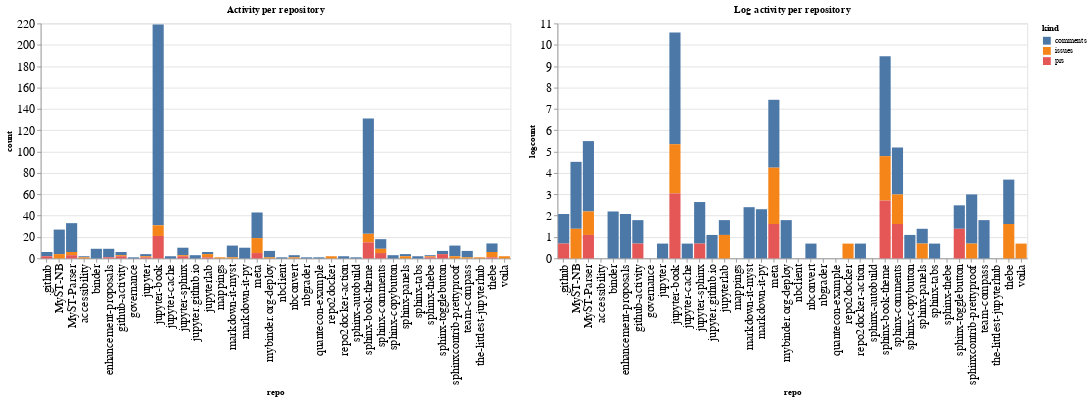

Notebook code cell kept with this figure:
### Code cell
ch1 = alt.Chart(repo_summaries, width=600, title="Activity per repository").mark_bar().encode(
    x='repo',
    y='count',
    color='kind',
    tooltip="kind"
)

ch2 = alt.Chart(repo_summaries, width=600, title="Log activity per repository").mark_bar().encode(
    x='repo',
    y='logcount',
    color='kind',
    tooltip="kind"
)

ch1 | ch2

### Figure 1 — Vega-Lite specification as saved in the notebook (floating-point values rounded to 4 significant figures)
{"config": {"axisLeft": {"labelFontSize": 15}, "axisBottom": {"labelFontSize": 15}}, "hconcat": [{"mark": "bar", "encoding": {"color": {"type": "nominal", "field": "kind"}, "tooltip": {"type": "nominal", "field": "kind"}, "x": {"type": "nominal", "field": "repo"}, "y": {"type": "quantitative", "field": "count"}}, "title": "Activity per repository", "width": 600}, {"mark": "bar", "encoding": {"color": {"type": "nominal", "field": "kind"}, "tooltip": {"type": "nominal", "field": "kind"}, "x": {"type": "nominal", "field": "repo"}, "y": {"type": "quantitative", "field": "logcount"}}, "title": "Log activity per repository", "width": 600}], "data": {"name": "data-a2c8440a78a3e218aec8408cf6a14200"}, "$schema": "https://vega.github.io/schema/vega-lite/v4.8.1.json", "datasets": {"data-a2c8440a78a3e218aec8408cf6a14200": [{"repo": ".github", "kind": "comments", "count": 4, "logcount": 1.386}, {"repo": ".github", "kind": "prs", "count": 2, "logcount": 0.6931}, {"repo": "MyST-NB", "kind": "comments", "count": 23, "logcount": 3.135}, {"repo": "MyST-NB", "kind": "issues", "count": 4, "logcount": 1.386}, {"repo": "MyST-Parser", "kind": "comments", "count": 27, "logcount": 3.296}, {"repo": "MyST-Parser", "kind": "issues", "count": 3, "logcount": 1.099}, {"repo": "MyST-Parser", "kind": "prs", "count": 3, "logcount": 1.099}, {"repo": "accessibility", "kind": "comments", "count": 1, "logcount": 0.0}, {"repo": "accessibility", "kind": "issues", "count": 1, "logcount": 0.0}, {"repo": "binder", "kind": "comments", "count": 9, "logcount": 2.197}, {"repo": "enhancement-proposals", "kind": "comments", "count": 8, "logcount": 2.079}, {"repo": "enhancement-proposals", "kind": "prs", "count": 1, "logcount": 0.0}, {"repo": "github-activity", "kind": "comments", "count": 3, "logcount": 1.099}, {"repo": "github-activity", "kind": "issues", "count": 1, "logcount": 0.0}, {"repo": "github-activity", "kind": "prs", "count": 2, "logcount": 0.6931}, {"repo": "governance", "kind": "comments", "count": 1, "logcount": 0.0}, {"repo": "jupyter", "kind": "comments", "count": 2, "logcount": 0.6931}, {"repo": "jupyter", "kind": "issues", "count": 1, "logcount": 0.0}, {"repo": "jupyter", "kind": "prs", "count": 1, "logcount": 0.0}, {"repo": "jupyter-book", "kind": "comments", "count": 188, "logcount": 5.236}, {"repo": "jupyter-book", "kind": "issues", "count": 10, "logcount": 2.303}, {"repo": "jupyter-book", "kind": "prs", "count": 21, "logcount": 3.045}, {"repo": "jupyter-cache", "kind": "comments", "count": 2, "logcount": 0.6931}, {"repo": "jupyter-sphinx", "kind": "comments", "count": 7, "logcount": 1.946}, {"repo": "jupyter-sphinx", "kind": "issues", "count": 1, "logcount": 0.0}, {"repo": "jupyter-sphinx", "kind": "prs", "count": 2, "logcount": 0.6931}, {"repo": "jupyter.github.io", "kind": "comments", "count": 3, "logcount": 1.099}, {"repo": "jupyterlab", "kind": "comments", "count": 2, "logcount": 0.6931}, {"repo": "jupyterlab", "kind": "issues", "count": 3, "logcount": 1.099}, {"repo": "jupyterlab", "kind": "prs", "count": 1, "logcount": 0.0}, {"repo": "mappings", "kind": "issues", "count": 1, "logcount": 0.0}, {"repo": "markdown-it-myst", "kind": "comments", "count": 11, "logcount": 2.398}, {"repo": "markdown-it-myst", "kind": "issues", "count": 1, "logcount": 0.0}, {"repo": "markdown-it-py", "kind": "comments", "count": 10, "logcount": 2.303}, {"repo": "meta", "kind": "comments", "count": 24, "logcount": 3.178}, {"repo": "meta", "kind": "issues", "count": 14, "logcount": 2.639}, {"repo": "meta", "kind": "prs", "count": 5, "logcount": 1.609}, {"repo": "mybinder.org-deploy", "kind": "comments", "count": 6, "logcount": 1.792}, {"repo": "mybinder.org-deploy", "kind": "issues", "count": 1, "logcount": 0.0}, {"repo": "nbclient", "kind": "comments", "count": 1, "logcount": 0.0}, {"repo": "nbconvert", "kind": "comments", "count": 2, "logcount": 0.6931}, {"repo": "nbconvert", "kind": "issues", "count": 1, "logcount": 0.0}, {"repo": "nbgrader", "kind": "comments", "count": 1, "logcount": 0.0}, {"repo": "quantecon-example", "kind": "comments", "count": 1, "logcount": 0.0}, {"repo": "repo2docker", "kind": "issues", "count": 2, "logcount": 0.6931}, {"repo": "repo2docker-action", "kind": "comments", "count": 2, "logcount": 0.6931}, {"repo": "sphinx-autobuild", "kind": "comments", "count": 1, "logcount": 0.0}, {"repo": "sphinx-book-theme", "kind": "comments", "count": 108, "logcount": 4.682}, {"repo": "sphinx-book-theme", "kind": "issues", "count": 8, "logcount": 2.079}, {"repo": "sphinx-book-theme", "kind": "prs", "count": 15, "logcount": 2.708}, {"repo": "sphinx-comments", "kind": "comments", "count": 9, "logcount": 2.197}, {"repo": "sphinx-comments", "kind": "issues", "count": 4, "logcount": 1.386}, {"repo": "sphinx-comments", "kind": "prs", "count": 5, "logcount": 1.609}, {"repo": "sphinx-copybutton", "kind": "comments", "count": 3, "logcount": 1.099}, {"repo": "sphinx-panels", "kind": "comments", "count": 2, "logcount": 0.6931}, {"repo": "sphinx-panels", "kind": "issues", "count": 2, "logcount": 0.6931}, {"repo": "sphinx-tabs", "kind": "comments", "count": 2, "logcount": 0.6931}, {"repo": "sphinx-thebe", "kind": "comments", "count": 1, "logcount": 0.0}, {"repo": "sphinx-thebe", "kind": "issues", "count": 1, "logcount": 0.0}, {"repo": "sphinx-thebe", "kind": "prs", "count": 1, "logcount": 0.0}, {"repo": "sphinx-togglebutton", "kind": "comments", "count": 3, "logcount": 1.099}, {"repo": "sphinx-togglebutton", "kind": "prs", "count": 4, "logcount": 1.386}, {"repo": "sphinxcontrib-prettyproof", "kind": "comments", "count": 10, "logcount": 2.303}, {"repo": "sphinxcontrib-prettyproof", "kind": "issues", "count": 2, "logcount": 0.6931}, {"repo": "team-compass", "kind": "comments", "count": 6, "logcount": 1.792}, {"repo": "team-compass", "kind": "issues", "count": 1, "logcount": 0.0}, {"repo": "the-littlest-jupyterhub", "kind": "issues", "count": 1, "logcount": 0.0}, {"repo": "thebe", "kind": "comments", "count": 8, "logcount": 2.079}, {"repo": "thebe", "kind": "issues", "count": 5, "logcount": 1.609}, {"repo": "thebe", "kind": "prs", "count": 1, "logcount": 0.0}, {"repo": "voila", "kind": "issues", "count": 2, "logcount": 0.6931}]}}
